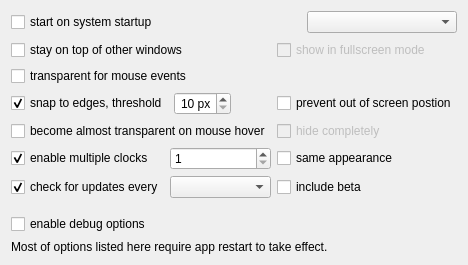
     <widget class="QWidget" name="app_global_tab">
      <attribute name="title">
       <string>App Global</string>
      </attribute>
      <layout class="QGridLayout" name="gridLayout_5" columnstretch="0,0,1">
       <item row="4" column="2">
        <widget class="QCheckBox" name="hide_on_mouse_hover">
         <property name="enabled">
          <bool>false</bool>
         </property>
         <property name="text">
          <string>hide completely</string>
         </property>
        </widget>
       </item>
       <item row="4" column="0" colspan="2">
        <widget class="QCheckBox" name="transparent_on_hover">
         <property name="text">
          <string>become almost transparent on mouse hover</string>
         </property>
        </widget>
       </item>
       <item row="5" column="1">
        <widget class="QSpinBox" name="wnd_count_edit">
         <property name="minimum">
          <number>1</number>
         </property>
         <property name="maximum">
          <number>8</number>
         </property>
        </widget>
       </item>
       <item row="8" column="0">
        <spacer name="verticalSpacer">
         <property name="orientation">
          <enum>Qt::Orientation::Vertical</enum>
         </property>
         <property name="sizeHint" stdset="0">
          <size>
           <width>20</width>
           <height>10</height>
          </size>
         </property>
        </spacer>
       </item>
       <item row="5" column="2">
        <widget class="QCheckBox" name="use_same_appearance">
         <property name="text">
          <string>same appearance</string>
         </property>
        </widget>
       </item>
       <item row="6" column="1">
        <widget class="QComboBox" name="update_period_edit"/>
       </item>
       <item row="6" column="2">
        <widget class="QCheckBox" name="check_for_beta">
         <property name="text">
          <string>include beta</string>
         </property>
        </widget>
       </item>
       <item row="0" column="2">
        <layout class="QHBoxLayout" name="lang_layout" stretch="0,1">
         <item>
          <widget class="QToolButton" name="lang_tr_btn">
           <property name="toolTip">
            <string>help to translate</string>
           </property>
           <property name="autoRaise">
            <bool>true</bool>
           </property>
          </widget>
         </item>
         <item>
          <widget class="QComboBox" name="lang_list"/>
         </item>
        </layout>
       </item>
       <item row="2" column="0" colspan="3">
        <widget class="QCheckBox" name="enable_transp_for_input">
         <property name="text">
          <string>transparent for mouse events</string>
         </property>
        </widget>
       </item>
       <item row="0" column="0" colspan="2">
        <widget class="QCheckBox" name="enable_autostart">
         <property name="text">
          <string>start on system startup</string>
         </property>
        </widget>
       </item>
       <item row="6" column="0">
        <widget class="QCheckBox" name="enable_autoupdate">
         <property name="text">
          <string>check for updates every</string>
         </property>
         <property name="checked">
          <bool>true</bool>
         </property>
        </widget>
       </item>
       <item row="1" column="2">
        <widget class="QCheckBox" name="fullscreen_detect">
         <property name="enabled">
          <bool>false</bool>
         </property>
         <property name="toolTip">
          <string>show clock in fullscreen mode (may not work for some apps)</string>
         </property>
         <property name="text">
          <string>show in fullscreen mode</string>
         </property>
        </widget>
       </item>
       <item row="5" column="0">
        <widget class="QCheckBox" name="enable_multiwindow">
         <property name="text">
          <string>enable multiple clocks</string>
         </property>
         <property name="checked">
          <bool>true</bool>
         </property>
        </widget>
       </item>
       <item row="10" column="0" colspan="3">
        <widget class="QLabel" name="warning_label">
         <property name="text">
          <string>Most of options listed here require app restart to take effect.</string>
         </property>
        </widget>
       </item>
       <item row="1" column="0" colspan="2">
        <widget class="QCheckBox" name="enable_stay_on_top">
         <property name="text">
          <string>stay on top of other windows</string>
         </property>
        </widget>
       </item>
       <item row="9" column="0" colspan="3">
        <widget class="QCheckBox" name="enable_debug_options">
         <property name="text">
          <string>enable debug options</string>
         </property>
        </widget>
       </item>
       <item row="3" column="2">
        <widget class="QCheckBox" name="keep_always_visible">
         <property name="toolTip">
          <string>always keep clock visible on screen, prevent out of screen postion</string>
         </property>
         <property name="text">
          <string>prevent out of screen postion</string>
         </property>
        </widget>
       </item>
       <item row="3" column="0" colspan="2">
        <layout class="QHBoxLayout" name="snap_to_edges_layout">
         <item>
          <widget class="QCheckBox" name="snap_to_edges">
           <property name="text">
            <string>snap to edges, threshold</string>
           </property>
           <property name="checked">
            <bool>true</bool>
           </property>
          </widget>
         </item>
         <item>
          <widget class="QSpinBox" name="snap_threshold">
           <property name="alignment">
            <set>Qt::AlignmentFlag::AlignRight|Qt::AlignmentFlag::AlignTrailing|Qt::AlignmentFlag::AlignVCenter</set>
           </property>
           <property name="suffix">
            <string notr="true"> px</string>
           </property>
           <property name="minimum">
            <number>10</number>
           </property>
           <property name="maximum">
            <number>50</number>
           </property>
          </widget>
         </item>
         <item>
          <spacer name="horizontalSpacer_4">
           <property name="orientation">
            <enum>Qt::Orientation::Horizontal</enum>
           </property>
           <property name="sizeHint" stdset="0">
            <size>
             <width>20</width>
             <height>20</height>
            </size>
           </property>
          </spacer>
         </item>
        </layout>
       </item>
      </layout>
     </widget>
